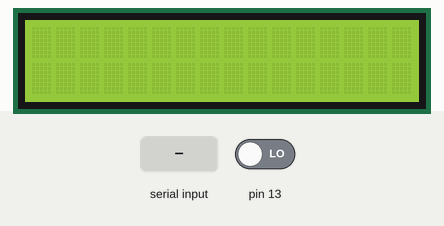
This sketch was run on a simulated Arduino Uno, built with avr-gcc and run on an emulated ATmega328P. Shown: 16×2 character LCD. The inputs (shaded band) are chosen by the test bench; at power-on: pin 13 LOW. What the sketch prints to the serial monitor is not drawn.

Above: at 1.2 s.
1.3 s: "1" received over Serial
At 2.4 s:
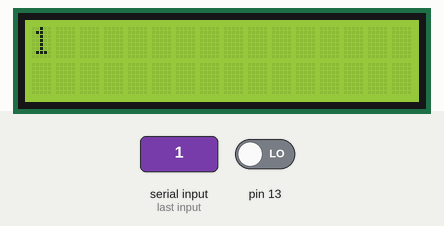
2.9 s: "0" received over Serial
At 3.6 s:
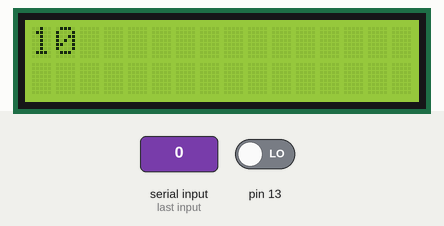
Timing chart, 0 to 5.9 s (numbered marks = the images above; inputs shaded):
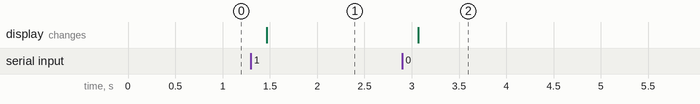

The sketch:

ataf.ino
```cpp
// include the library header
#include <LiquidCrystal.h>

// initialize the library setting the LCD's pins
LiquidCrystal lcd(12, 11, 5, 4, 3, 2);

void setup() {
  // set the speed for the serial transmission
  Serial.begin(9600);

  // set the the mode for the button's pin
  pinMode(13,INPUT);

  // set the LCD's number of rows and columns
  lcd.begin(16, 2);

  // clear the LCD screen and reset the cursor
  lcd.clear();
}

void loop() {
  // define a variable and initialize it to 0
  byte rxbyte=0x00;

  if (Serial.available()>0) { // if it is available
    rxbyte=Serial.read(); // fetch a byte or char

    if (rxbyte==0xFE) { // if it marks the start of a command
      lcd.command(Serial.read()); } // then pass it through
    else {
      lcd.write(rxbyte); }} // otherwise just dump it as text

  // print the state of the button
  Serial.println(digitalRead(13));

  //wait 200 milliseconds before starting it all over again
  delay(200);
}
```

Measured:
- after the input at 1.3 s, the display: changes after 0.17 s (image 1)
- after the input at 2.9 s, the display: changes after 0.17 s (image 2)
